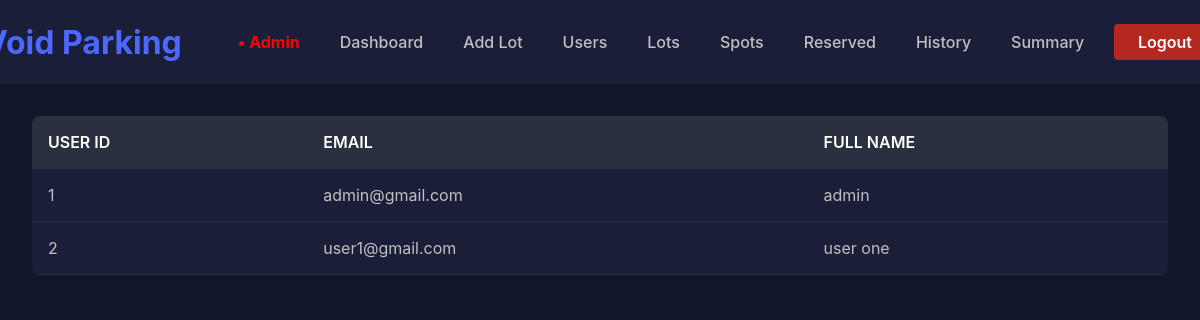
/admin/users (signed in), run on an earlier commit of the app's database.
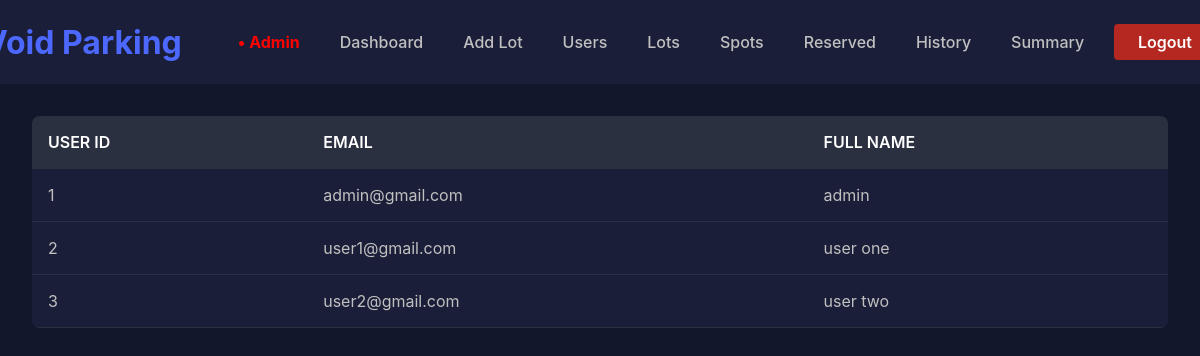
And on a later commit of the database.
### backend/models.py (models this page shows)
class User(db.Model):
  __tablename__ = 'user'
  id = db.Column(db.Integer, primary_key=True)
  email = db.Column(db.String, nullable=False, unique=True)
  password = db.Column(db.String, nullable=False)
  fullname = db.Column(db.String, nullable=False)
  admin_status = db.Column(db.Boolean, nullable=False, default=False)

### backend/routes.py (the view)
@main.route('/admin/users')
def users():
  if not session.get('admin_status'):
    return render_template('/user/user_error.html', message='Access Denied!')
  users = User.query.all()
  return render_template('/admin/users.html', users=users)

### templates/admin/users.html (shortened to what this page needs)
{% extends '/admin/admin_base.html' %}
{% block content %}
{% if users %}
  <table>
    <tr>
      <th> User ID </th>
      <th> Email </th>
      <th> Full Name </th>
    </tr>
    {% for user in users %}
    <tr>
      <td> {{ user.id }} </td>
      <td> {{ user.email }} </td>
      <td> {{ user.fullname }} </td>
    </tr>
    {% endfor %}
  </table>
{% else %}
  <p>No users found!</p>
{% endif %}
{% endblock %}

What changed in the data, as far as the page shows it:
added User: id "3", email "user2@gmail.com", fullname "user two"
